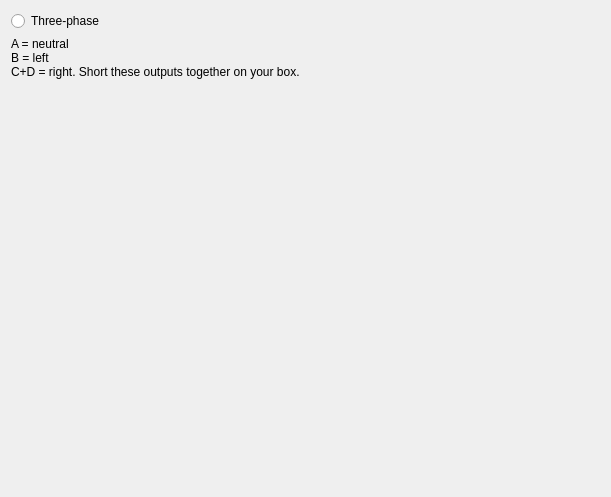
<?xml version="1.0" encoding="UTF-8"?>
<ui version="4.0">
 <class>WizardPageNeoStim</class>
 <widget class="QWizardPage" name="WizardPageNeoStim">
  <property name="geometry">
   <rect>
    <x>0</x>
    <y>0</y>
    <width>611</width>
    <height>497</height>
   </rect>
  </property>
  <property name="windowTitle">
   <string>WizardPage</string>
  </property>
  <layout class="QVBoxLayout" name="verticalLayout">
   <item>
    <widget class="QRadioButton" name="three_phase_radio">
     <property name="text">
      <string>Three-phase</string>
     </property>
    </widget>
   </item>
   <item>
    <widget class="QLabel" name="label">
     <property name="text">
      <string>&lt;html&gt;&lt;head/&gt;&lt;body&gt;&lt;p&gt;A = neutral&lt;br/&gt;B = left&lt;br/&gt;C+D = right. Short these outputs together on your box.&lt;/p&gt;&lt;p&gt;&lt;br/&gt;&lt;/p&gt;&lt;/body&gt;&lt;/html&gt;</string>
     </property>
    </widget>
   </item>
   <item>
    <spacer name="verticalSpacer">
     <property name="orientation">
      <enum>Qt::Vertical</enum>
     </property>
     <property name="sizeHint" stdset="0">
      <size>
       <width>20</width>
       <height>40</height>
      </size>
     </property>
    </spacer>
   </item>
  </layout>
 </widget>
 <resources/>
 <connections/>
</ui>
